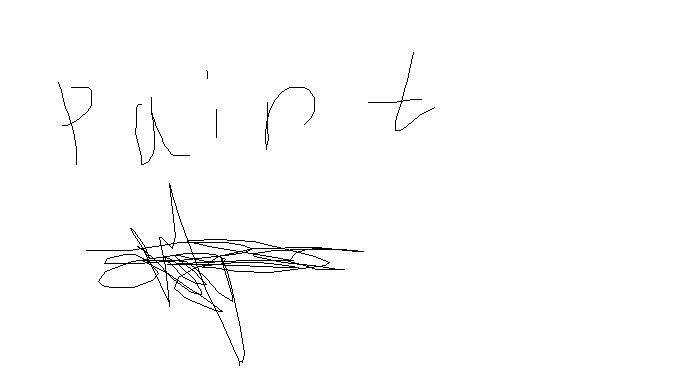
#> input picture lab3/images/text.png, 683 x 384 px, found by its file name
$ python main.py
#> lines starting #> are read from the running program, lines starting #| are printed output that depends on the picture; after the words box and inside, x2 and y2 are one past the last pixel; in counts of white or black regions, pixels touching at a corner belong together
import cv2 as cv
import numpy as np
from enum import Enum

path = './lab3/'
image = cv.imread(path + 'images/text.png')
#> image is the input picture: shape (384, 683, 3); 98.7% white; black in thin lines or dots, all inside (x1, y1, x2, y2) = (58, 52, 435, 366)

kernel_matrix = np.ones((2, 2))

class MorphologyMode(Enum):
    EROSION = 'erosion'
    DILATION = 'dilation'


def resizing_img(img: np.ndarray, percent: float) -> np.ndarray:
#> called with percent = 0.3
    return cv.resize(img, (np.array(img.shape[:2]) * percent)[::-1].astype(int))


def pading_img(img: np.ndarray, width: float) -> np.ndarray:
#> called with width = 1
    return np.pad(img, ((width, width),
                        (width, width),
                        (0, 0)),
                  mode='edge')
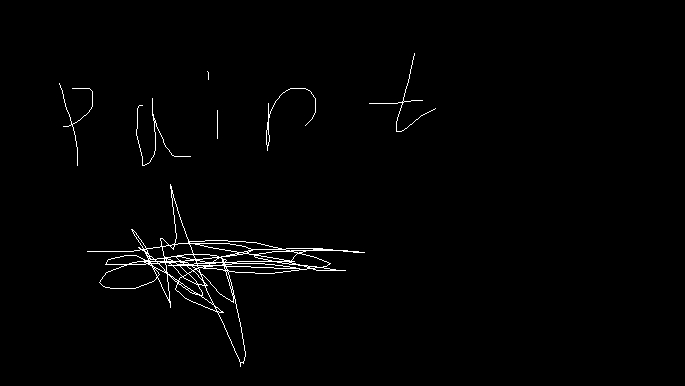
#> returned value: shape (386, 685, 3) int16; 1.3% white in thin lines or dots, all inside (x1, y1, x2, y2) = (59, 53, 436, 367)


def morphology_operation(img: np.ndarray, kernel: np.ndarray, mode='errosion') -> np.ndarray:
    kw = kernel.shape[0]  # kernel width
    img = (img + 1) * (-1) % 256  # inverse img
    padded_img = pading_img(img, int(kw / 2))
    result_img = np.empty(img.shape)
    # check mode
    if mode == MorphologyMode.EROSION:
        for x in range(img.shape[0]):
            for y in range(img.shape[1]):
                if np.vdot(padded_img[x:x + kw, y:y + kw, 0], kernel) == kernel.sum() * 255:
                    result_img[x, y] = [255, 255, 255]
                else:
                    result_img[x, y] = [0, 0, 0]
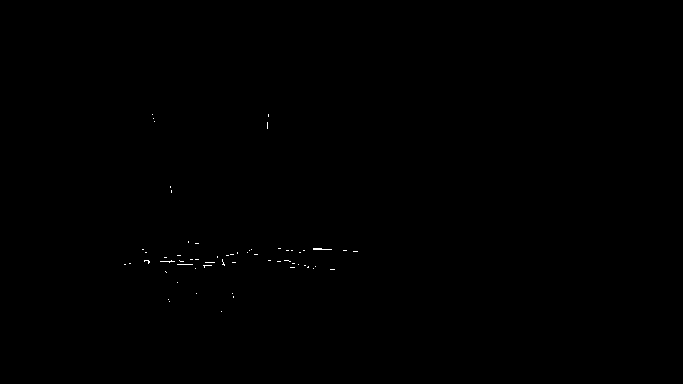
#> result_img: shape (384, 683, 3) float64; 0.09% white in thin lines or dots, all inside (x1, y1, x2, y2) = (124, 114, 358, 312)
    elif mode == MorphologyMode.DILATION:
        for x in range(img.shape[0]):
            for y in range(img.shape[1]):
                if np.vdot(padded_img[x:x + kw, y:y + kw, 0], kernel) > 0:
                    result_img[x, y] = [255, 255, 255]
                else:
                    result_img[x, y] = [0, 0, 0]
    else:
        raise ValueError("Invalid morphology mode")
    return ((result_img + 1) * (-1) % 256).astype('uint8')  # inverse back


def closing(img: np.ndarray, kernel: np.ndarray) -> np.ndarray:
    return morphology_operation(morphology_operation(img, kernel, MorphologyMode.DILATION), kernel, MorphologyMode.EROSION)

def opening(img: np.ndarray, kernel: np.ndarray) -> np.ndarray:
    return morphology_operation(morphology_operation(img, kernel, MorphologyMode.EROSION), kernel, MorphologyMode.DILATION)

resized_img = resizing_img(image, 0.3)
# image = bw_method(image)
# image = binarization_on_bw_image(image)

cv.imwrite(path + 'output/img_e.jpg', morphology_operation(image, kernel_matrix, MorphologyMode.EROSION))
cv.imwrite(path + 'output/img_d.jpg', morphology_operation(image, kernel_matrix, MorphologyMode.DILATION))
#> after the loop in morphology_operation (call 2), `for x in range(img.shape[0]):`:
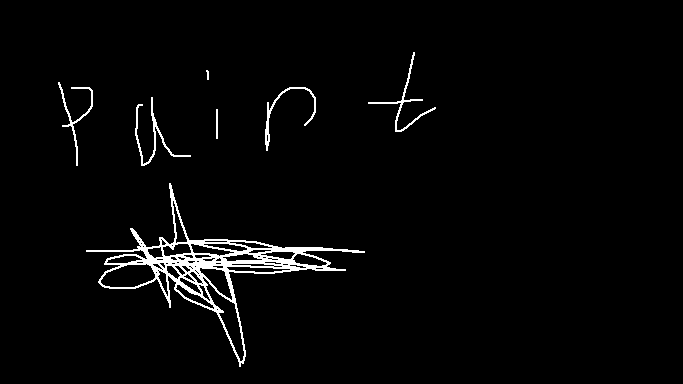
#> result_img: shape (384, 683, 3) float64; 2.6% white; 7 white regions, largest, box (x1, y1, x2, y2) and area: (86, 183, 365, 367) 5294, (135, 97, 191, 166) 422, (368, 52, 436, 132) 387
cv.imwrite(path + 'output/img_closing.jpg', closing(image, kernel_matrix))
#> call 4 of pading_img, with width = 1
#> in pading_img (call 4), `return np.pad(img, ((width, width), (width, width), (0, 0)), mode='edg..`:
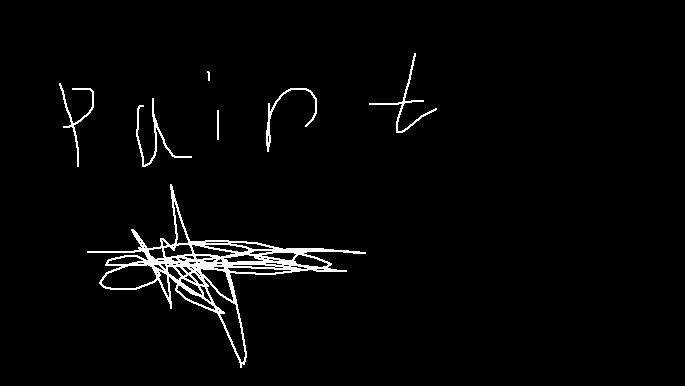
#> returned value: shape (386, 685, 3) int16; 2.6% white; 7 white regions, largest, box (x1, y1, x2, y2) and area: (87, 184, 366, 368) 5294, (136, 98, 192, 167) 422, (369, 53, 437, 133) 387
#> after the loop in morphology_operation (call 4), `for x in range(img.shape[0]):`:
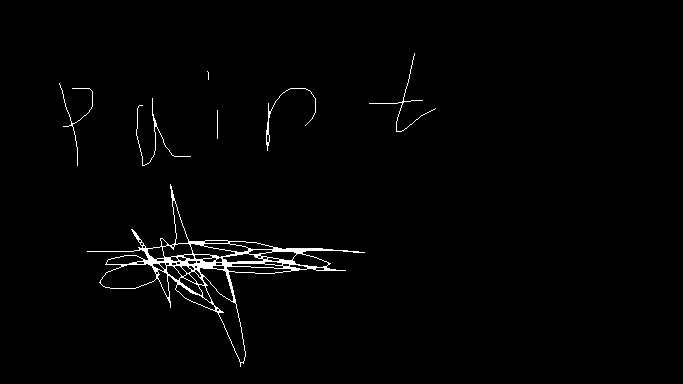
#> result_img: shape (384, 683, 3) float64; 1.5% white in thin lines or dots, all inside (x1, y1, x2, y2) = (59, 53, 436, 367)
cv.imwrite(path + 'output/img_opening.jpg', opening(image, kernel_matrix))
#> in pading_img (call 6), `return np.pad(img, ((width, width), (width, width), (0, 0)), mode='edg..`:
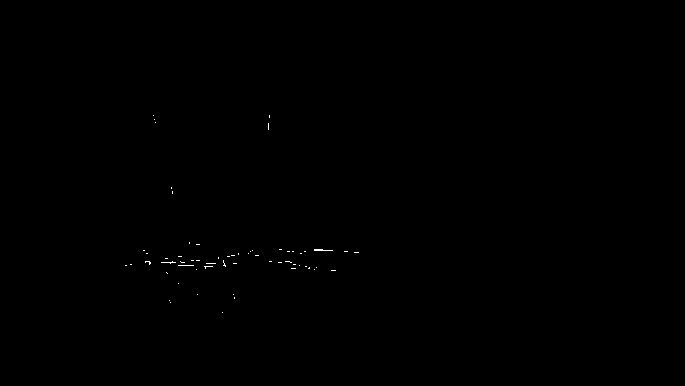
#> returned value: shape (386, 685, 3) int16; 0.09% white in thin lines or dots, all inside (x1, y1, x2, y2) = (125, 115, 359, 313)
#> after the loop in morphology_operation (call 6), `for x in range(img.shape[0]):`:
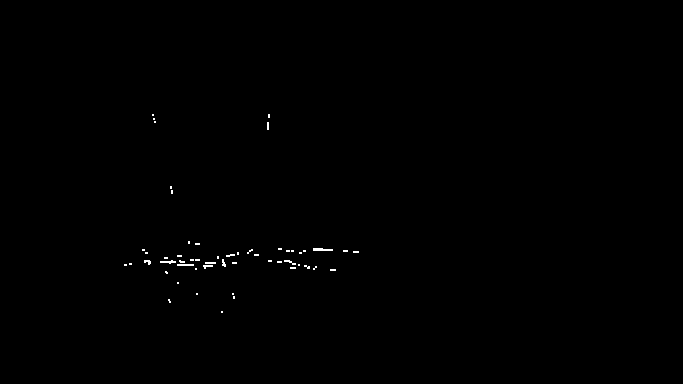
#> result_img: shape (384, 683, 3) float64; 0.23% white in thin lines or dots, all inside (x1, y1, x2, y2) = (124, 114, 359, 313)

cv.waitKey(0)
cv.destroyAllWindows()
